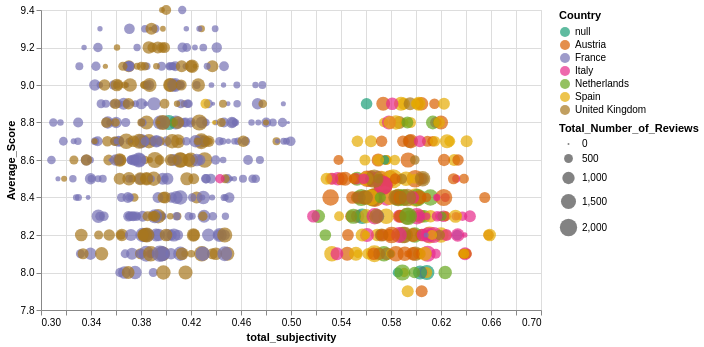

The specification (Vega-Lite) saved for this image:
### Vega-Lite specification from a JSON file in a GitHub repository (floating-point values rounded to 4 significant figures; data arrays with more than 128 entries replaced by an {"elided": "..."} marker saying what was removed)
{"config": {"view": {"continuousWidth": 400, "continuousHeight": 300}}, "data": {"name": "data-2176d9705fffd14b91c21b6e4cceb310"}, "mark": "circle", "encoding": {"color": {"type": "nominal", "field": "Country", "scale": {"scheme": "dark2"}}, "size": {"type": "quantitative", "field": "Total_Number_of_Reviews"}, "tooltip": [{"type": "nominal", "field": "Hotel_Name"}, {"type": "quantitative", "field": "Average_Score"}, {"type": "quantitative", "field": "Total_Number_of_Reviews"}, {"type": "quantitative", "field": "total_subjectivity"}, {"type": "quantitative", "field": "label"}, {"type": "nominal", "field": "geometry"}, {"type": "nominal", "field": "Country"}], "x": {"type": "quantitative", "field": "total_subjectivity", "scale": {"zero": false}}, "y": {"type": "quantitative", "field": "Average_Score", "scale": {"zero": false}}}, "width": 500, "$schema": "https://vega.github.io/schema/vega-lite/v4.8.1.json", "datasets": {"data-2176d9705fffd14b91c21b6e4cceb310": {"elided": "646 records"}}}
